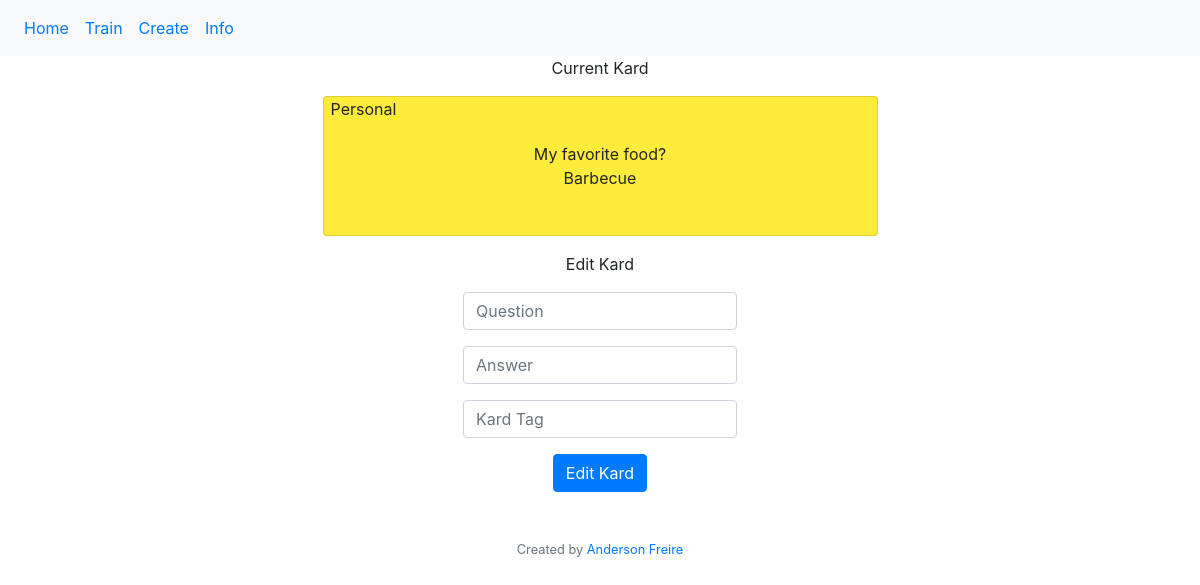
Page /edit/2 on the committed database.
### app.py (models this page shows)
class Card(db.Model):
    __tablename__ = 'card'
    id = db.Column(db.Integer, primary_key=True)
    question = db.Column(db.String, unique=True, nullable=False)
    answer = db.Column(db.String, nullable=False)
    tag = db.Column(db.String)

### app.py (the view)
@app.route("/edit/<int:card_id>", methods=["GET", "POST"])
def edit_card(card_id: int):
    card = db.session.execute(db.select(Card).filter_by(id=card_id)).scalar_one()
    if request.method == "POST":
        try:
            if request.form.get("question"):
                card.question = request.form.get("question")
            if request.form.get("answer"):
                card.answer = request.form.get("answer")
            if request.form.get("tag"):
                card.tag = request.form.get("tag").title()
            db.session.commit()
        except exc.IntegrityError:
            flash("There's a card with this question alrady!", 'error')
            return redirect("/")
        flash("Card Successfully edited!", 'info')
        return redirect("/")
    else:
        return render_template("edit.html", card=card)

### templates/edit.html (shortened to what this page needs)
{% extends "layout.html" %}
{% block main %}
    <p style="text-align: center;">Current Kard</p>
    <div class="container d-flex justify-content-center align-items-center mb-3">
        <div class="card w-50 mx-1 align-items-center justify-content-center" style="background-color: #FFEB3B; min-height: 140px;">
            <div style="position: absolute; top: 0; left: 7px;">
                {{ card.tag }}
            </div>
            <div>
                {{ card.question }}
            </div>
            <div>
                {{ card.answer }}
            </div>
        </div>
    </div>
    <p style="text-align: center;">Edit Kard</p>
    <div>
      <form action="/edit/{{ card.id }}" method="post">
        <div class="mb-3">
          <input id="question" name="question" class="form-control mx-auto w-auto" type="text" placeholder="Question">
        </div>
        <div class="mb-3">
          <input id="answer" name="answer" class="form-control mx-auto w-auto" type="text" placeholder="Answer">
        </div>
        <div class="mb-3">
          <input id="tag" name="tag" class="form-control mx-auto w-auto" type="text" placeholder="Kard Tag">
        </div>
        <div style="text-align: center">
          <button class="btn btn-primary" type="submit">Edit Kard</button>
        </div>
      </form>
    </div>
{% endblock %}

### rows in the picture
Card: tag "Personal", question "My favorite food?", answer "Barbecue"
